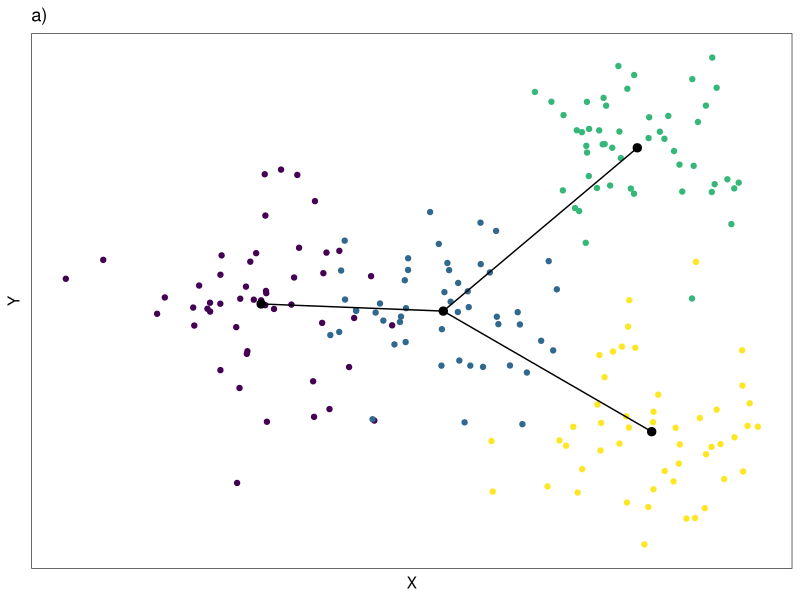
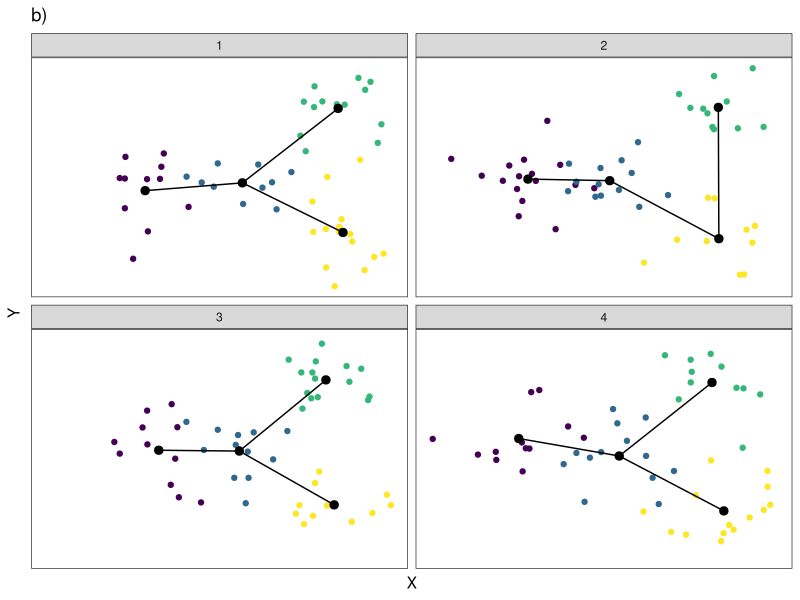

Here is the R script that generated these plots, in order:
library(tidyverse)
library(viridis)
library(ragg)


## Set seed for replication
set.seed(77)

#### PART A ####
## Generate random clusters in a bifurcation structure
points_per_cluster <- 50

### Step 1: generate cluster 1 (it will be the left-most cluster, centered on the y-axis)
x_values <- rnorm(points_per_cluster, mean = 10, sd = 2)
y_values <- rnorm(points_per_cluster, mean = 15, sd = 2)

cluster_1 <- tibble(x_values, y_values) %>%
  mutate(cluster = "Cluster 1")

### Step 2: generate cluster 2 (it will be to the right of cluster 1, centered on the y-axis)
x_values <- rnorm(points_per_cluster, mean = 16, sd = 2)
y_values <- rnorm(points_per_cluster, mean = 15, sd = 2)

cluster_2 <- tibble(x_values, y_values) %>%
  mutate(cluster = "Cluster 2")

### Step 3: generate cluster 3 (it will be to the right of cluster 2, on the top end of the y-axis)
x_values <- rnorm(points_per_cluster, mean = 22, sd = 2)
y_values <- rnorm(points_per_cluster, mean = 20, sd = 2)

cluster_3 <- tibble(x_values, y_values) %>%
  mutate(cluster = "Cluster 3")

### Step 4: generate cluster 4 (it will be to the right of cluster 2, on the bottom end of the y-axis)
x_values <- rnorm(points_per_cluster, mean = 22, sd = 2)
y_values <- rnorm(points_per_cluster, mean = 10, sd = 2)

cluster_4 <- tibble(x_values, y_values) %>%
  mutate(cluster = "Cluster 4")

### Step 5: combine the data points into one table
clusters <- bind_rows(cluster_1, cluster_2, cluster_3, cluster_4)

### Step 6: create data points for a line plot to represent a trajectory 
###   overlayed on top of the scatterplot
trajectory_points <- clusters %>%
  group_by(cluster) %>%
  summarize(x_values = mean(x_values), y_values = mean(y_values))

trajectory_line1 <- trajectory_points %>%
  filter(cluster != "Cluster 4")

trajectory_line2 <- trajectory_points %>%
  filter(cluster == "Cluster 2" | cluster == "Cluster 4")

### Step 7: plot the clusters
trajectory_plot <- ggplot() + 
  geom_point(clusters, mapping = aes(x = x_values, y = y_values, color = cluster)) +
  scale_color_viridis(discrete = TRUE) +
  # geom_point(clusters, mapping = aes(x = x_values, y = y_values, color = "red")) + 
  geom_point(trajectory_points, mapping = aes(x_values, y_values), color = "black", size = 2.5) + 
  geom_line(trajectory_line1, mapping = aes(x_values, y_values), color = "black") + 
  geom_line(trajectory_line2, mapping = aes(x_values, y_values), color = "black") +
  theme_bw() + 
  labs(x = "X", y = "Y", title = "a)") + 
  theme(legend.position = "none",
        axis.text.x = element_blank(), axis.ticks.x = element_blank(),
        axis.text.y = element_blank(), axis.ticks.y = element_blank(),
        panel.grid.major = element_blank(), panel.grid.minor = element_blank())
  # theme(legend.position = "none", 
  #       axis.text.x = element_blank(), axis.ticks.x = element_blank(), 
  #       axis.text.y = element_blank(), axis.ticks.y = element_blank())



#### PART B ####
## Split full dataset above into replicates
### Step 1: Randomly assigne a replicate number to each row in the clusters dataframe
replicates <- sample(rep(1:4, each = points_per_cluster))

clusters <- clusters %>%
  mutate(replicate = replicates)

### Step 2: create data points for a line plot to represent a trajectory 
###   overlayed on top of the scatterplot
trajectory_points <- clusters %>%
  group_by(replicate, cluster) %>%
  summarize(x_values = mean(x_values), y_values = mean(y_values))

trajectory_line1 <- trajectory_points %>%
  filter(ifelse(replicate != 2, 
                cluster != "Cluster 4", 
                cluster != "Cluster 3"))

trajectory_line2 <- trajectory_points %>%
  filter(ifelse(replicate != 2, 
                cluster == "Cluster 2" | cluster == "Cluster 4", 
                cluster == "Cluster 3" | cluster == "Cluster 4"))

### Spet 3: Plot the replicate trajectories
replicate_plot <- ggplot() + 
  geom_point(clusters, mapping = aes(x = x_values, y = y_values, color = cluster)) + 
  scale_color_viridis(discrete = TRUE) +
  geom_point(trajectory_points, mapping = aes(x_values, y_values), color = "black", size = 2.5) +
  geom_line(trajectory_line1, mapping = aes(x_values, y_values), color = "black") +
  geom_line(trajectory_line2, mapping = aes(x_values, y_values), color = "black") +
  facet_wrap(~replicate) + 
  theme_bw() + 
  labs(x = "X", y = "Y", title = "b)") + 
  theme(legend.position = "none",
        axis.text.x = element_blank(), axis.ticks.x = element_blank(),
        axis.text.y = element_blank(), axis.ticks.y = element_blank(),
        panel.grid.major = element_blank(), panel.grid.minor = element_blank())
  # theme(legend.position = "none", 
  #       axis.text.x = element_blank(), axis.ticks.x = element_blank(), 
  #       axis.text.y = element_blank(), axis.ticks.y = element_blank())




## Save the plots
agg_png("Figure_1a.png", width = 6, height = 6, units = "in", res = 600, scaling = 1.5)
trajectory_plot
dev.off()

agg_png("Figure_1b.png", width = 6, height = 6, units = "in", res = 600, scaling = 1.5)
replicate_plot
dev.off()
